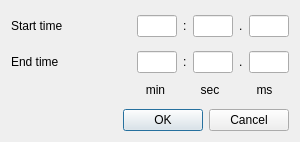
<?xml version="1.0" encoding="UTF-8"?>
<ui version="4.0">
 <class>DurationEditDlg</class>
 <widget class="QDialog" name="DurationEditDlg">
  <property name="geometry">
   <rect>
    <x>0</x>
    <y>0</y>
    <width>300</width>
    <height>137</height>
   </rect>
  </property>
  <property name="windowTitle">
   <string>Set Timebar Start / End Time</string>
  </property>
  <layout class="QVBoxLayout" name="verticalLayout_2">
   <item>
    <layout class="QHBoxLayout" name="horizontalLayout">
     <item>
      <widget class="QLabel" name="labelStartTime">
       <property name="sizePolicy">
        <sizepolicy hsizetype="Maximum" vsizetype="Preferred">
         <horstretch>0</horstretch>
         <verstretch>0</verstretch>
        </sizepolicy>
       </property>
       <property name="minimumSize">
        <size>
         <width>120</width>
         <height>30</height>
        </size>
       </property>
       <property name="maximumSize">
        <size>
         <width>150</width>
         <height>16777215</height>
        </size>
       </property>
       <property name="text">
        <string>Start time</string>
       </property>
      </widget>
     </item>
     <item>
      <widget class="QLineEdit" name="lineEditMinutes"/>
     </item>
     <item>
      <widget class="QLabel" name="label_2">
       <property name="text">
        <string>:</string>
       </property>
      </widget>
     </item>
     <item>
      <widget class="QLineEdit" name="lineEditSeconds"/>
     </item>
     <item>
      <widget class="QLabel" name="label_3">
       <property name="text">
        <string>.</string>
       </property>
      </widget>
     </item>
     <item>
      <widget class="QLineEdit" name="lineEditMilliseconds"/>
     </item>
    </layout>
   </item>
   <item>
    <layout class="QHBoxLayout" name="horizontalLayout_4">
     <item>
      <widget class="QLabel" name="labelEndTime">
       <property name="minimumSize">
        <size>
         <width>120</width>
         <height>30</height>
        </size>
       </property>
       <property name="text">
        <string>End time</string>
       </property>
      </widget>
     </item>
     <item>
      <widget class="QLineEdit" name="lineEditEndMinutes"/>
     </item>
     <item>
      <widget class="QLabel" name="label_7">
       <property name="text">
        <string>:</string>
       </property>
      </widget>
     </item>
     <item>
      <widget class="QLineEdit" name="lineEditEndSeconds"/>
     </item>
     <item>
      <widget class="QLabel" name="label_8">
       <property name="text">
        <string>.</string>
       </property>
      </widget>
     </item>
     <item>
      <widget class="QLineEdit" name="lineEditEndMilliseconds"/>
     </item>
    </layout>
   </item>
   <item>
    <layout class="QHBoxLayout" name="horizontalLayout_3">
     <item>
      <spacer name="horizontalSpacer">
       <property name="orientation">
        <enum>Qt::Horizontal</enum>
       </property>
       <property name="sizeType">
        <enum>QSizePolicy::Maximum</enum>
       </property>
       <property name="sizeHint" stdset="0">
        <size>
         <width>120</width>
         <height>20</height>
        </size>
       </property>
      </spacer>
     </item>
     <item>
      <widget class="QLabel" name="LabelM">
       <property name="minimumSize">
        <size>
         <width>40</width>
         <height>20</height>
        </size>
       </property>
       <property name="maximumSize">
        <size>
         <width>16777215</width>
         <height>20</height>
        </size>
       </property>
       <property name="text">
        <string>min</string>
       </property>
       <property name="alignment">
        <set>Qt::AlignHCenter|Qt::AlignTop</set>
       </property>
      </widget>
     </item>
     <item>
      <widget class="QLabel" name="labelS">
       <property name="minimumSize">
        <size>
         <width>40</width>
         <height>0</height>
        </size>
       </property>
       <property name="maximumSize">
        <size>
         <width>16777215</width>
         <height>20</height>
        </size>
       </property>
       <property name="text">
        <string>sec</string>
       </property>
       <property name="alignment">
        <set>Qt::AlignHCenter|Qt::AlignTop</set>
       </property>
      </widget>
     </item>
     <item>
      <widget class="QLabel" name="labelMs">
       <property name="minimumSize">
        <size>
         <width>40</width>
         <height>0</height>
        </size>
       </property>
       <property name="maximumSize">
        <size>
         <width>16777215</width>
         <height>20</height>
        </size>
       </property>
       <property name="text">
        <string>ms</string>
       </property>
       <property name="alignment">
        <set>Qt::AlignHCenter|Qt::AlignTop</set>
       </property>
      </widget>
     </item>
    </layout>
   </item>
   <item>
    <spacer name="verticalSpacer">
     <property name="orientation">
      <enum>Qt::Vertical</enum>
     </property>
     <property name="sizeType">
      <enum>QSizePolicy::Maximum</enum>
     </property>
     <property name="sizeHint" stdset="0">
      <size>
       <width>20</width>
       <height>10</height>
      </size>
     </property>
    </spacer>
   </item>
   <item>
    <layout class="QHBoxLayout" name="horizontalLayout_2">
     <item>
      <spacer name="horizontalSpacer_4">
       <property name="orientation">
        <enum>Qt::Horizontal</enum>
       </property>
       <property name="sizeHint" stdset="0">
        <size>
         <width>40</width>
         <height>20</height>
        </size>
       </property>
      </spacer>
     </item>
     <item>
      <widget class="QDialogButtonBox" name="buttonBox">
       <property name="orientation">
        <enum>Qt::Horizontal</enum>
       </property>
       <property name="standardButtons">
        <set>QDialogButtonBox::Cancel|QDialogButtonBox::Ok</set>
       </property>
      </widget>
     </item>
    </layout>
   </item>
  </layout>
 </widget>
 <resources/>
 <connections>
  <connection>
   <sender>buttonBox</sender>
   <signal>accepted()</signal>
   <receiver>DurationEditDlg</receiver>
   <slot>accept()</slot>
   <hints>
    <hint type="sourcelabel">
     <x>248</x>
     <y>254</y>
    </hint>
    <hint type="destinationlabel">
     <x>157</x>
     <y>274</y>
    </hint>
   </hints>
  </connection>
  <connection>
   <sender>buttonBox</sender>
   <signal>rejected()</signal>
   <receiver>DurationEditDlg</receiver>
   <slot>reject()</slot>
   <hints>
    <hint type="sourcelabel">
     <x>316</x>
     <y>260</y>
    </hint>
    <hint type="destinationlabel">
     <x>286</x>
     <y>274</y>
    </hint>
   </hints>
  </connection>
 </connections>
</ui>
